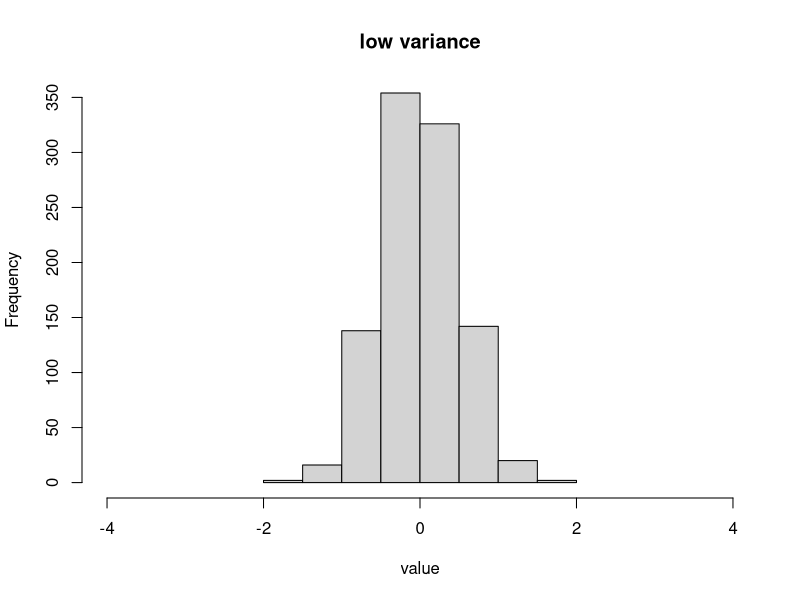
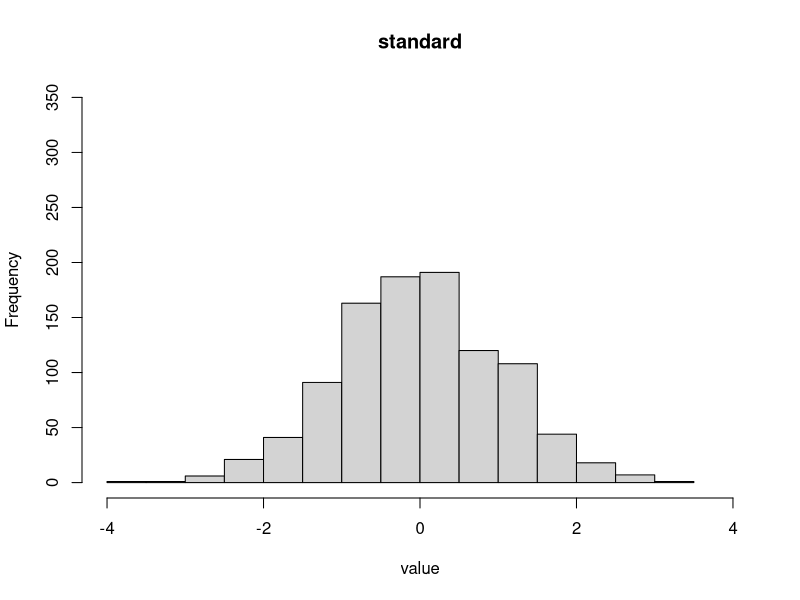
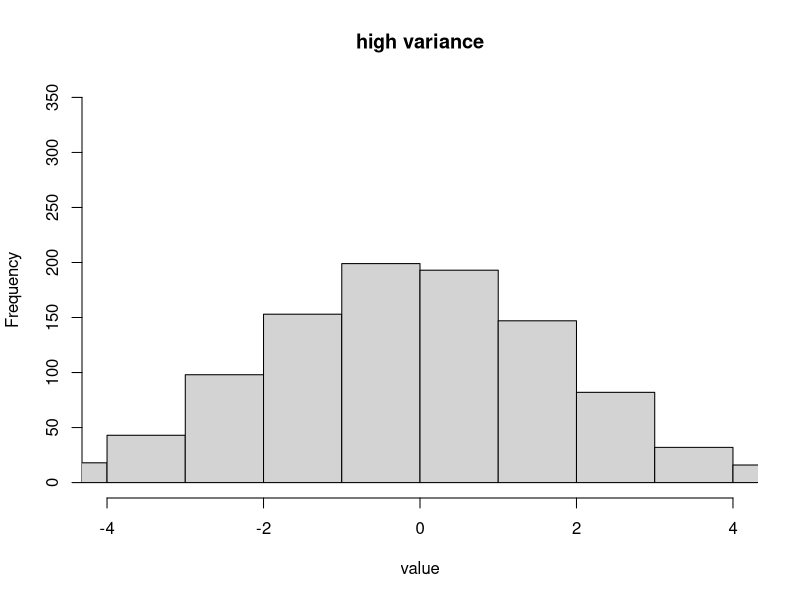
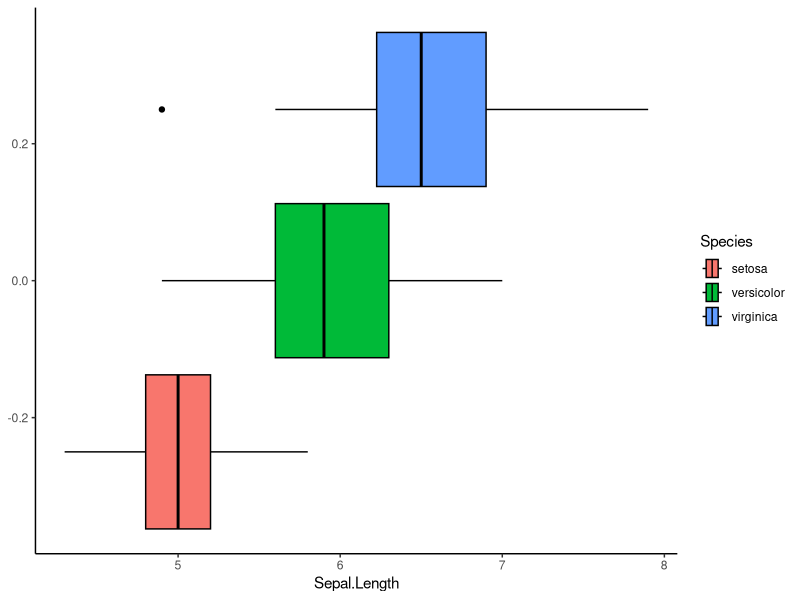

Write the R code that produced these figures, in order.
## ---- chunk 1
#| fig-width: 4.5
#| fig-height: 3.5
#| layout-ncol: 3

hist(x = rnorm(1000, 0, .5),
     main = "low variance",
     xlab = "value",
     xlim = c(-4, 4),
     ylim = c(0, 350),
     breaks = 10)

hist(x = rnorm(1000, 0, 1),
     main = "standard",
     xlab = "value",
     xlim = c(-4, 4),
     ylim = c(0, 350),
     breaks = 10)

hist(x = rnorm(1000, 0, 2),
     main = "high variance",
     xlab = "value",
     xlim = c(-4, 4),
     ylim = c(0, 350),
     breaks = 10)
## ---- chunk 2
testscores <- c(88, 93, 92, 99, 96)
## ---- chunk 3
mydataframe <- data.frame(
  pet = c("cat", "dog"),
  count = c(2, 2))
## ---- chunk 4
myvector <- c(2, 4, 6, 8)

myvector[1]
## ---- chunk 5
myvector[c(1, 2, 3)]

myvector[1:3]
## ---- chunk 6
mymatrix <- matrix(c(0, 1, 2,
                     1, 2, 3,
                     2, 3, 4),
                   nrow = 3, byrow = T,
                   dimnames = list(NULL, c("Var1", "Var2", "Var3")))
mymatrix
## ---- chunk 7
mymatrix[2, ]

mymatrix[3, 2]
## ---- chunk 8
mydataframe
## ---- chunk 9
mydataframe[1]

mydataframe["pet"]

mydataframe$pet
## ---- chunk 10
mydataframe[2, "pet"]
## ---- chunk 11
mydataframe[1:2, "count"]
## ---- chunk 12
#| code-line-numbers: false
iris$Size <- cut(iris$Sepal.Length,
                 breaks = c(0, 5.8, 10),
                 labels = c("Short", "Long"))

table(iris$Species, iris$Size)
## ---- chunk 13
#| code-line-numbers: false
library(psych)

describeBy(iris$Sepal.Length, iris$Species,
           mat = TRUE)[, c("group1", "n", "mean",
                           "sd", "median")]
## ---- chunk 14
#| fig-width: 5
#| fig-height: 3
library(ggplot2)

ggplot(iris, aes(x = Sepal.Length, fill = Species)) +
  geom_boxplot(color = "black") +
  theme_classic()
